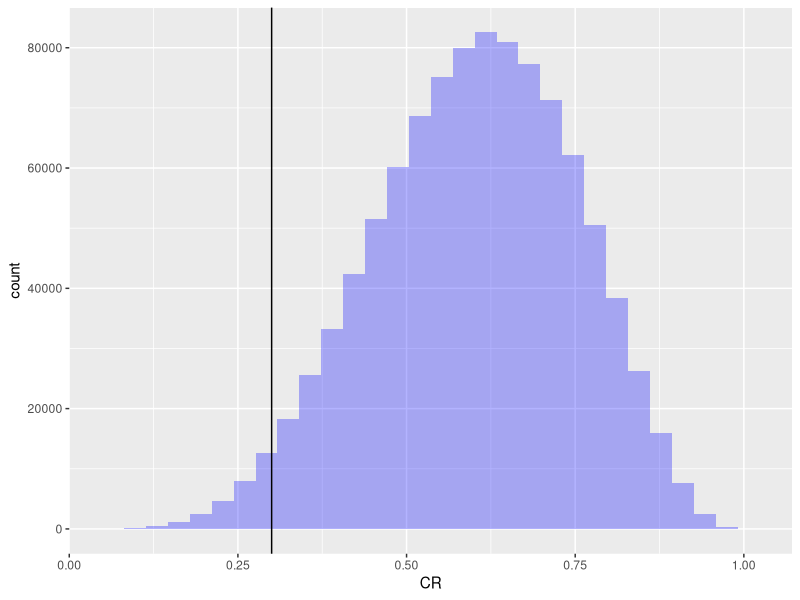

Source code (R):
## ---- chunk 1
library(data.table)
library(tidyverse)
library(lubridate)
dt <- data.table(user = sample(1:10,50,replace = T), price = round(rexp(50, .1),2),
                 volume = sample(1:5), item = sample(c("Item_1","Item_2","Item_3","Item_4","Item_5","Item_6"),50,replace = T))
dt[,invoice := paste0(sample(30:50,50,replace = T),user,"1421")]
datas <- seq(ymd('2019-02-07'),ymd('2019-09-22'), by = 'weeks')
dt[,price := price*2]
dt[,date := sample(datas,50,replace = T)]
dt <- dt[,c(1,5,6,4,2,3)]
## ---- chunk 2
head(dt)
## ---- chunk 3

dt_teste <- dt %>% 
  group_by(user) %>%
  summarise(success = sum(volume[item == "Item_1"])) %>%
  mutate(success = ifelse(success > 0,1,0)) 
dt_teste
## ---- chunk 4

dt %>% 
  group_by(user) %>%
  summarise(success = sum(volume[item == "Item_1"])) %>%
  mutate(success = ifelse(success > 0,1,0)) %>%
  summarise(CR = round(mean(success),2))
## ---- chunk 5

trials <- 1000000
success <- sum(dt_teste$success)
n_users <- nrow(dt_teste)

CR <- data.table( CR = rbeta(trials, success, n_users - success))

ggplot(CR, aes(x=CR)) + 
  geom_histogram(fill="blue",alpha = .3,bins = 30) + geom_vline(xintercept = 0.3)
